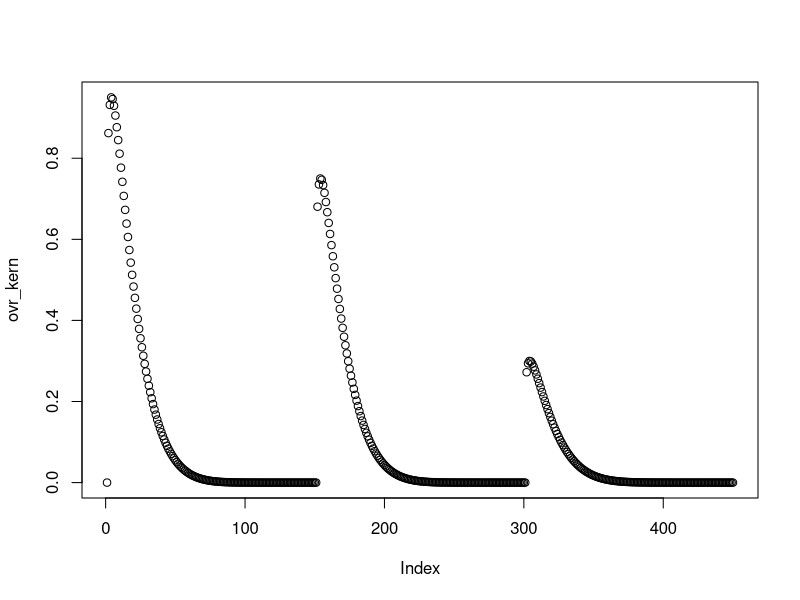
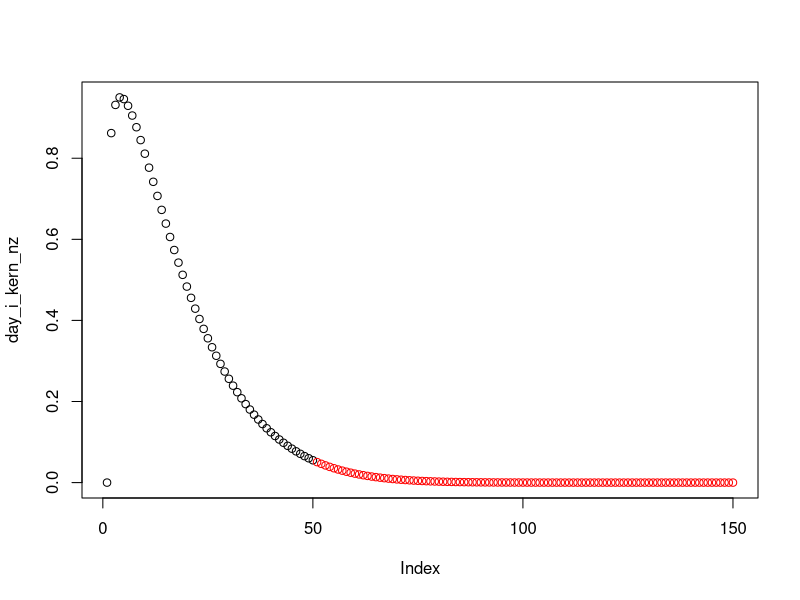
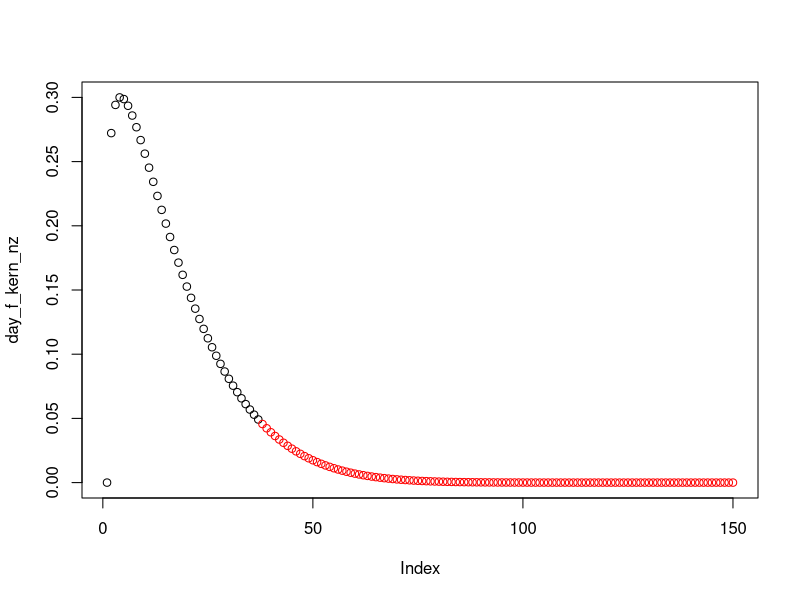
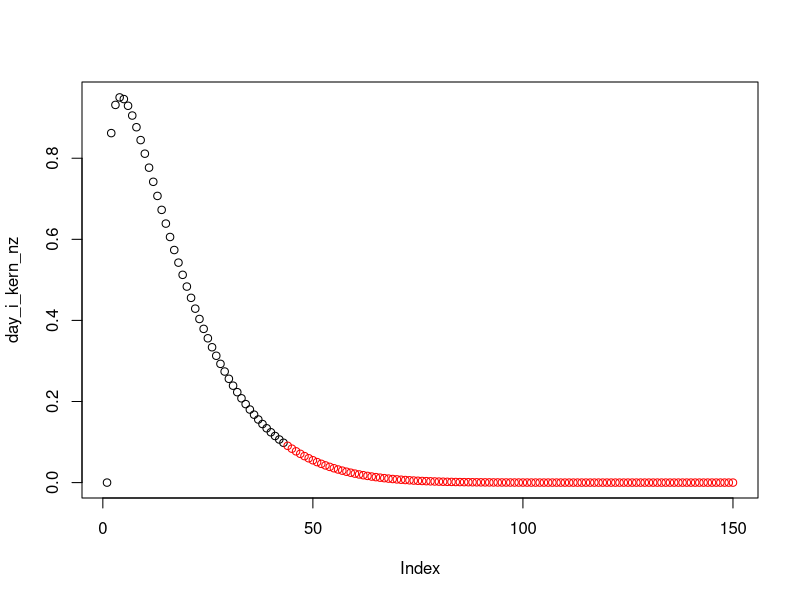
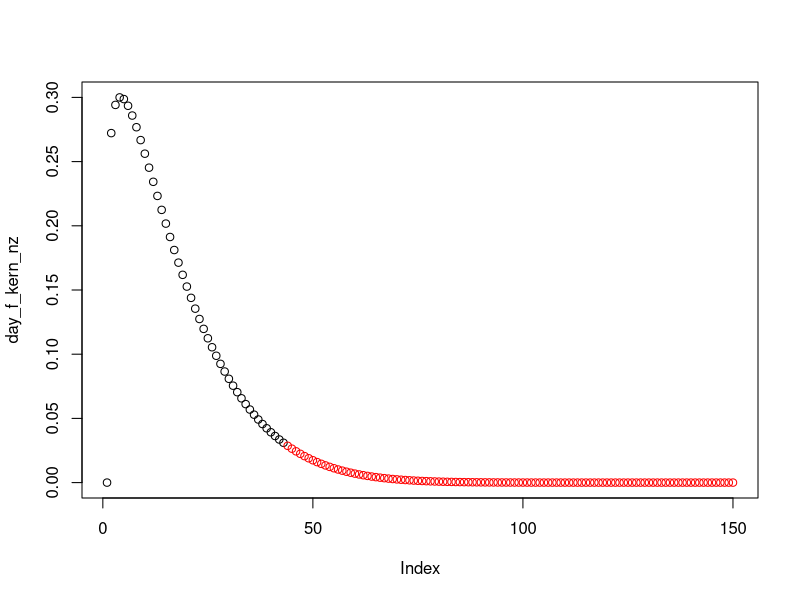

These charts were generated, in order, by the following R code:
m <- 2
max_lag <- 150

x <- seq(0, 1, length.out = max_lag)

alpha <- 1.2
beta <- 10
basekern <- dbeta(x, shape1 = alpha, shape2 = beta)
basekern <- basekern / max(basekern)

day1kern <- basekern * 0.95
day2kern <- basekern * 0.75
day3kern <- basekern * 0.3
ovr_kern <- c(day1kern, day2kern, day3kern)

plot(ovr_kern)

## Joe's group norm measure
group_norms_1 <- function(kernel_vals) {
  group_norms <- c()
  for (dayindex in seq_len(m + 1)) {
    day_slice <- kernel_vals[(((dayindex - 1) * max_lag) + 1):(dayindex * max_lag)]   ## nolint
    day_norms <- rev(cumsum(rev(day_slice ** 2)))
    group_norms <- c(group_norms, day_norms)
  }
  group_norms
}

## My group norm measure
group_norms_2 <- function(beta_est) {
  unlist(lapply(seq_len(m + 1), function(day_index) {
      beta_t <- beta_est[(((day_index - 1) * max_lag) + 1):(day_index * max_lag)]     ## nolint
      daytotal <- sum(beta_t)
      cumsums <- rev(cumsum(rev(beta_t)))
      cumsums / daytotal
    }))
}

q <- 0.7

### JOE'S METHOD ####################################################
group_norms_1 <- group_norms_1(ovr_kern)
thresh_val1 <- quantile(group_norms_1, q)
to_zero <- group_norms_1 < thresh_val1

nonzero_kern <- ovr_kern
nonzero_kern[to_zero] <- NA

zeroed_kern <- ovr_kern
zeroed_kern[!to_zero] <- NA

day_i_kern_nz <- nonzero_kern[1:max_lag]
day_f_kern_nz <- nonzero_kern[(2 * max_lag + 1) : (3 * max_lag)]
day_i_kern_z <- zeroed_kern[1:max_lag]
day_f_kern_z <- zeroed_kern[(2 * max_lag + 1):(3 * max_lag)]

## plot day 1
plot(day_i_kern_nz)
points(day_i_kern_z, col = "red")

## plot day 2
plot(day_f_kern_nz)
points(day_f_kern_z, col = "red")
#####################################################################


### MY METHOD ####################################################
group_norms_2 <- group_norms_2(ovr_kern)
thresh_val1 <- 0.05
to_zero <- group_norms_2 < thresh_val1

nonzero_kern <- ovr_kern
nonzero_kern[to_zero] <- NA

zeroed_kern <- ovr_kern
zeroed_kern[!to_zero] <- NA

day_i_kern_nz <- nonzero_kern[1:max_lag]
day_f_kern_nz <- nonzero_kern[(2 * max_lag + 1) : (3 * max_lag)]
day_i_kern_z <- zeroed_kern[1:max_lag]
day_f_kern_z <- zeroed_kern[(2 * max_lag + 1):(3 * max_lag)]

## plot day 1
plot(day_i_kern_nz)
points(day_i_kern_z, col = "red")

## plot day 2
plot(day_f_kern_nz)
points(day_f_kern_z, col = "red")
#####################################################################
